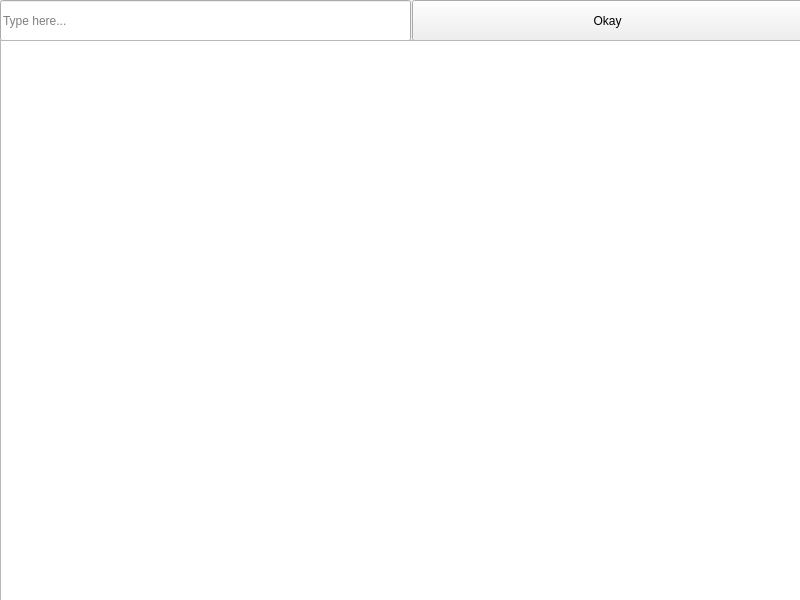
<?xml version="1.0" encoding="UTF-8"?>
<ui version="4.0">
 <class>MainWindow</class>
 <widget class="QMainWindow" name="MainWindow">
  <property name="geometry">
   <rect>
    <x>0</x>
    <y>0</y>
    <width>800</width>
    <height>600</height>
   </rect>
  </property>
  <property name="windowTitle">
   <string>hackzyGUI</string>
  </property>
  <property name="windowIcon">
   <iconset>
    <normaloff>media/icon.xpm</normaloff>media/icon.xpm</iconset>
  </property>
  <widget class="QWidget" name="centralwidget">
   <widget class="QLineEdit" name="lineEdit">
    <property name="geometry">
     <rect>
      <x>0</x>
      <y>0</y>
      <width>411</width>
      <height>41</height>
     </rect>
    </property>
    <property name="placeholderText">
     <string extracomment="Type here">Type here...</string>
    </property>
   </widget>
   <widget class="QPushButton" name="pushButton">
    <property name="geometry">
     <rect>
      <x>412</x>
      <y>0</y>
      <width>391</width>
      <height>41</height>
     </rect>
    </property>
    <property name="text">
     <string>Okay</string>
    </property>
    <property name="autoDefault">
     <bool>true</bool>
    </property>
    <property name="default">
     <bool>false</bool>
    </property>
   </widget>
   <widget class="QTextEdit" name="textEdit">
    <property name="geometry">
     <rect>
      <x>0</x>
      <y>40</y>
      <width>811</width>
      <height>571</height>
     </rect>
    </property>
    <property name="readOnly">
     <bool>true</bool>
    </property>
   </widget>
  </widget>
 </widget>
 <resources/>
 <connections/>
</ui>
